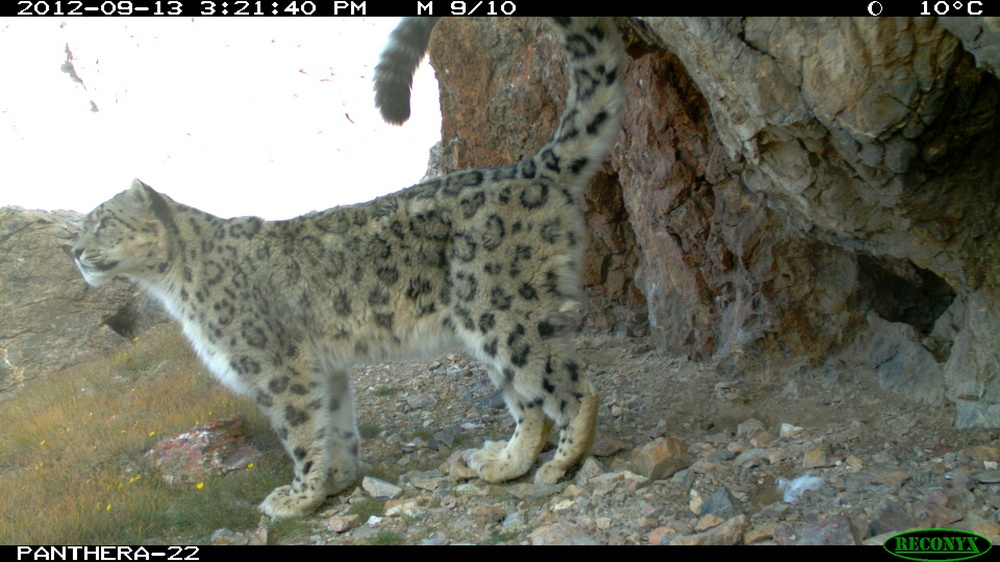
#> input picture cat1.JPG, 1000 x 562 px, shrunk from 1920 x 1080 before the run, found by its file name
$ python sift.py
#> lines starting #> are read from the running program, lines starting #| are printed output that depends on the picture
import cv2

# read the images
img1 = cv2.imread('cat1.jpg')
#> img1 is the input picture: shape (562, 1000, 3); mean B, G, R 105.2, 117.7, 116.5
img2 = cv2.imread('cat2.jpg')
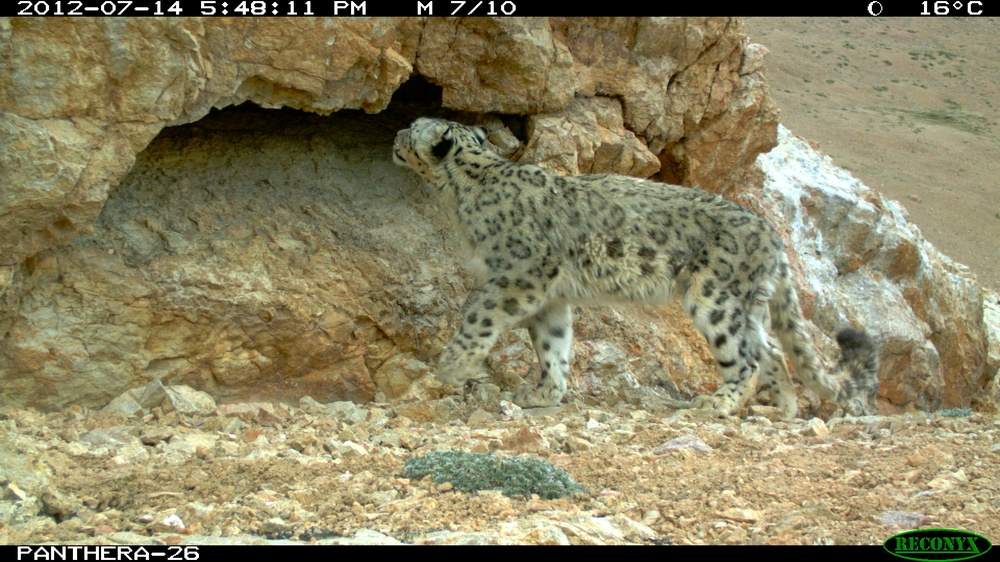
#> input picture cat2.JPG, 1000 x 562 px, shrunk from 1920 x 1080 before the run, found by its file name
#> img2 is the input picture: shape (562, 1000, 3); mean B, G, R 98.5, 131.6, 138.5
# convert images to grayscale
img1g = cv2.cvtColor(img1, cv2.COLOR_BGR2GRAY)
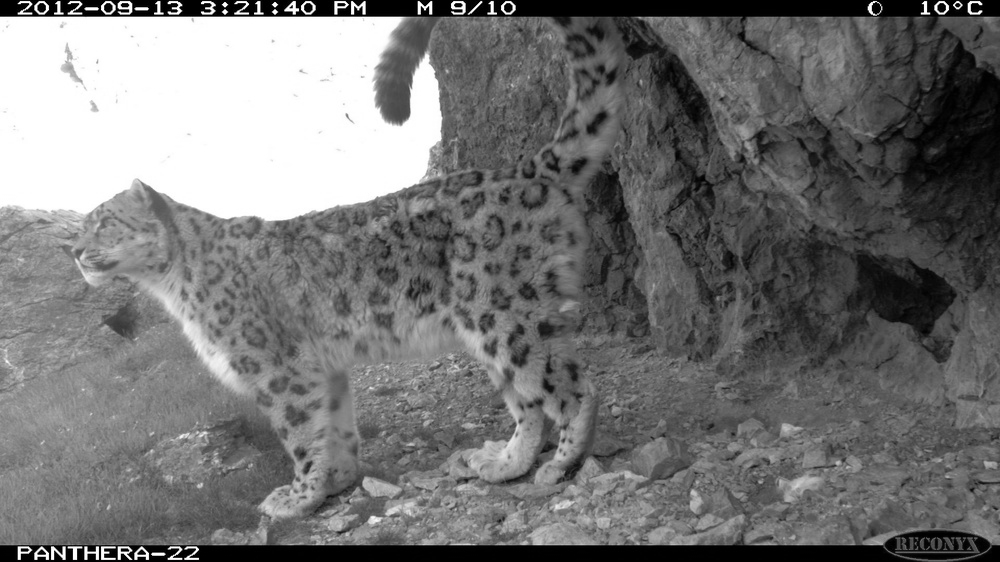
#> img1g: shape (562, 1000); min 0, max 255, mean 115.9
img2 = cv2.cvtColor(img2, cv2.COLOR_BGR2GRAY)
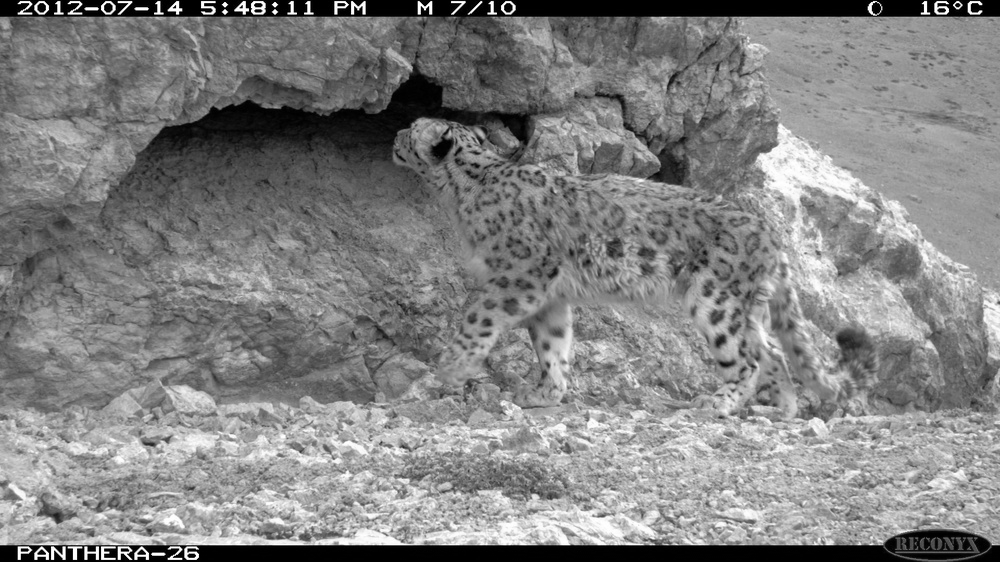
#> img2: shape (562, 1000); min 0, max 255, mean 129.9
# create SIFT object


sift = cv2.SIFT_create()
# detect SIFT features in both images
keypoints_1, descriptors_1 = sift.detectAndCompute(img1,None)
#> keypoints_1 = 4465 keypoints; strongest (x, y, size): (225, 4, 3.1), (275, 4, 3.1), (275, 12, 2.9), (225, 12, 2.9)
keypoints_2, descriptors_2 = sift.detectAndCompute(img2,None)
#> keypoints_2 = 9056 keypoints; strongest (x, y, size): (275, 4, 3.1), (225, 4, 3.1), (275, 12, 3), (225, 12, 3)

img=cv2.drawKeypoints(img1g,keypoints_1,img1,flags=cv2.DRAW_MATCHES_FLAGS_DRAW_RICH_KEYPOINTS)
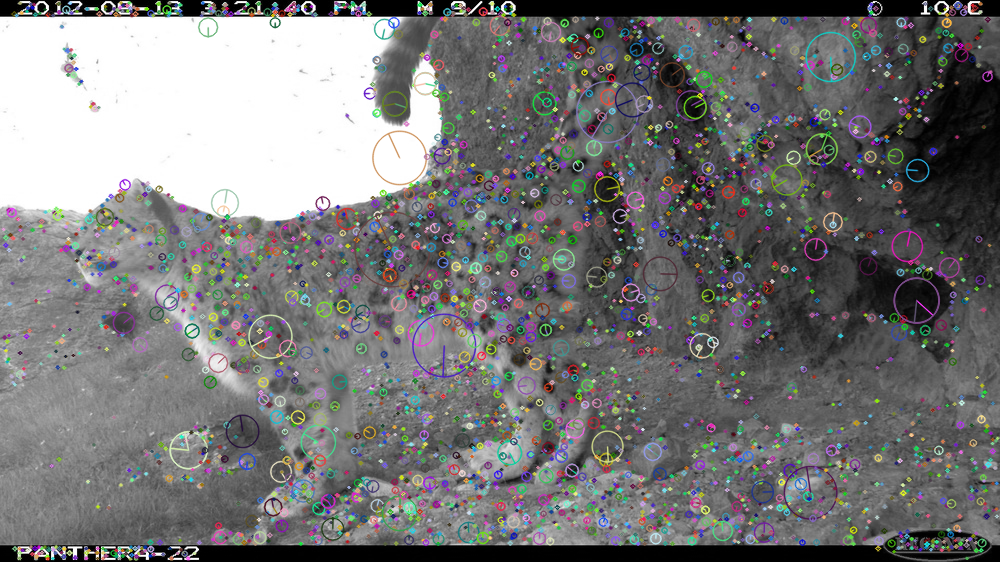
#> img: shape (562, 1000, 3); mean B, G, R 118.7, 118.5, 118.6

cv2.imwrite('sift_keypoints.jpg',img)

# create feature matcher
bf = cv2.BFMatcher(cv2.NORM_L1, crossCheck=True)
# match descriptors of both images
matches = bf.match(descriptors_1,descriptors_2)
#> matches = 1995 matches

# sort matches by distance
matches = sorted(matches, key = lambda x:x.distance)
# draw first 50 matches
matched_img = cv2.drawMatches(img1, keypoints_1, img2, keypoints_2, matches[:50], img2, flags=2)
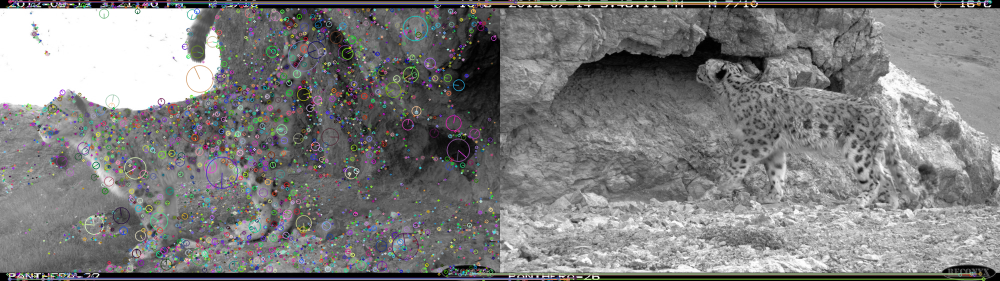
#> matched_img: shape (562, 2000, 3) (shown at 1/2 size); mean B, G, R 126.2, 126.3, 126.4

# show the image
cv2.imshow('image', matched_img)
# save the image
cv2.imwrite("matched_images.jpg", matched_img)
cv2.waitKey(0)
cv2.destroyAllWindows()
